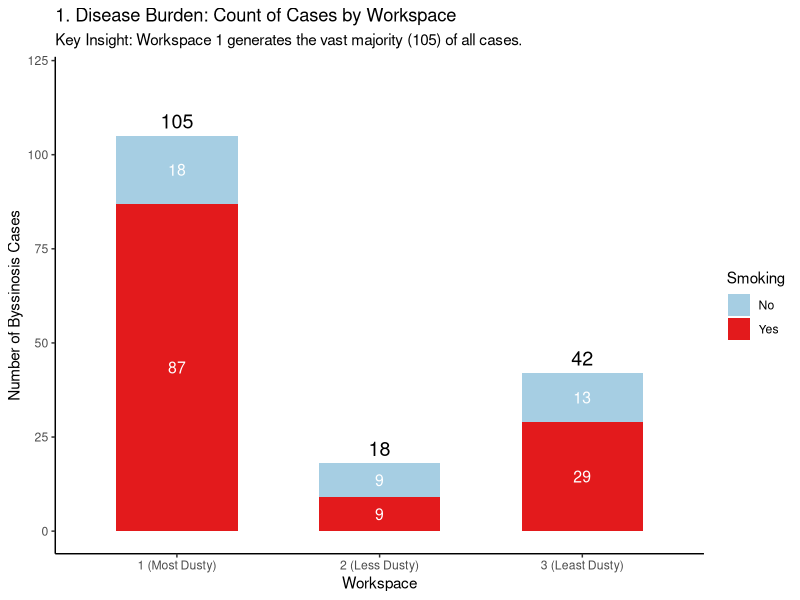
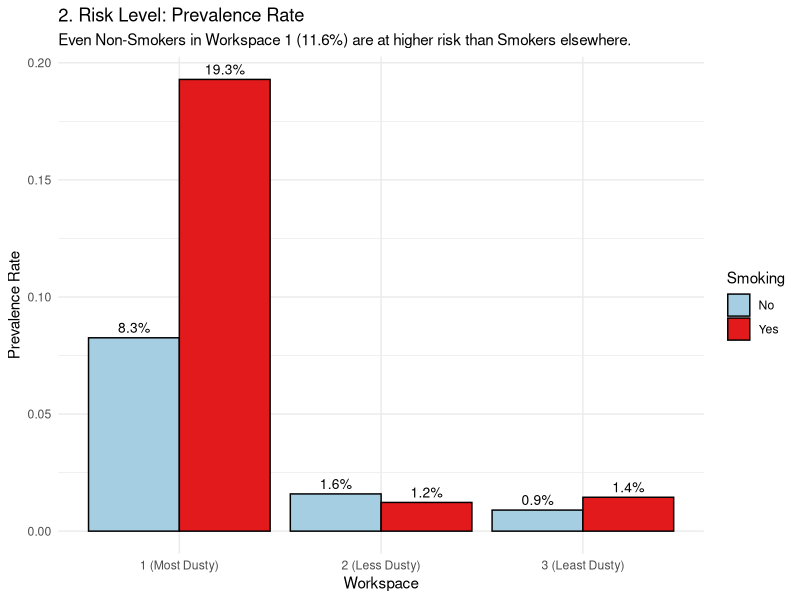
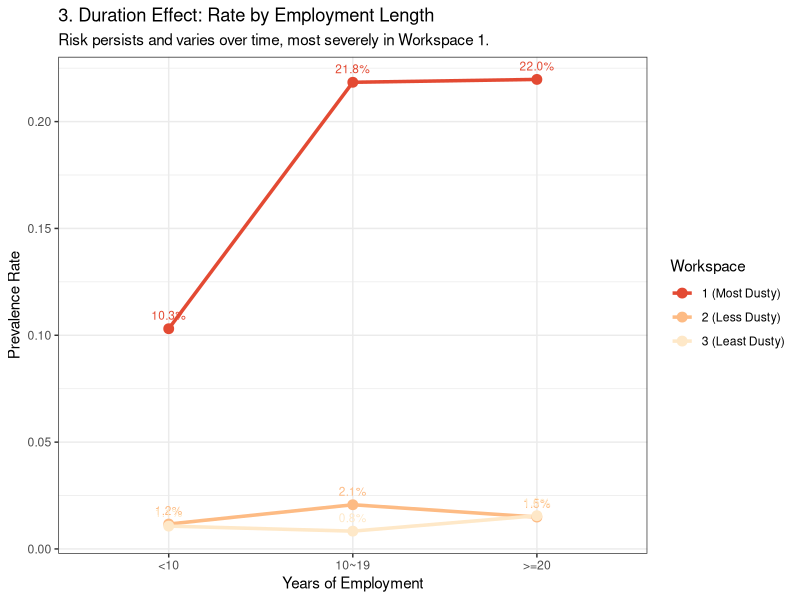
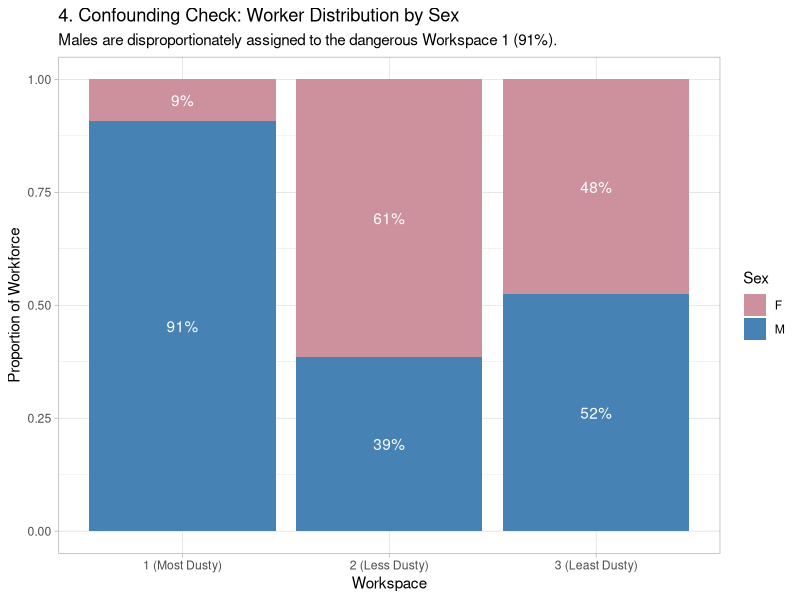

These charts were generated, in order, by the following R code:
# ==============================================================================
# 1. 数据准备
# ==============================================================================
library(ggplot2)
library(dplyr)
library(scales)

data <- read.csv("Byssinosis.csv")

# 预处理
data$Total <- data$Byssinosis + data$Non.Byssinosis
data$Rate <- data$Byssinosis / data$Total

# 设置因子水平
data$Workspace <- factor(data$Workspace, levels = c(1, 2, 3), 
                         labels = c("1 (Most Dusty)", "2 (Less Dusty)", "3 (Least Dusty)"))
data$Employment <- factor(data$Employment, levels = c("<10", "10~19", ">=20"))
data$Smoking <- factor(data$Smoking, levels = c("No", "Yes"))
data$Sex <- factor(data$Sex)

# ==============================================================================
# 2. EDA: 1张频数图 + 3张比率图
# ==============================================================================

# --- Chart 1: [频数] 病例的绝对分布 (The Burden) ---
# 价值：直观展示绝大多数病人来自车间 1。尽管车间 3 人很多，但病人很少。
# 聚合病例数
agg_cases <- data %>%
  group_by(Workspace, Smoking) %>%
  summarise(Cases = sum(Byssinosis), .groups = 'drop')

p1 <- ggplot(agg_cases, aes(x = Workspace, y = Cases, fill = Smoking)) +
  geom_bar(stat = "identity", position = "stack", width = 0.6) +
  # 在堆叠柱状图中间添加具体的病例数
  geom_text(aes(label = Cases), position = position_stack(vjust = 0.5), color = "white", size = 4) +
  # 在柱子顶端添加每组的总数
  stat_summary(fun = sum, aes(label = ..y.., group = Workspace), geom = "text", vjust = -0.5, size = 5) +
  scale_fill_manual(values = c("No" = "#a6cee3", "Yes" = "#e31a1c")) +
  labs(title = "1. Disease Burden: Count of Cases by Workspace",
       subtitle = "Key Insight: Workspace 1 generates the vast majority (105) of all cases.",
       y = "Number of Byssinosis Cases", x = "Workspace") +
  theme_classic() +
  ylim(0, 120) # 稍微增加y轴空间给标签

# --- Chart 2: [比率] 风险等级 (The Risk) ---
# 价值：消除样本量影响，展示真实的危险程度。
agg_risk <- data %>%
  group_by(Workspace, Smoking) %>%
  summarise(Byssinosis = sum(Byssinosis), Total = sum(Total), .groups = 'drop') %>%
  mutate(Rate = Byssinosis / Total)

p2 <- ggplot(agg_risk, aes(x = Workspace, y = Rate, fill = Smoking)) +
  geom_bar(stat = "identity", position = position_dodge(), color = "black") +
  geom_text(aes(label = percent(Rate, accuracy = 0.1)), 
            position = position_dodge(width = 0.9), vjust = -0.5, size = 3.5) +
  scale_fill_manual(values = c("No" = "#a6cee3", "Yes" = "#e31a1c")) +
  labs(title = "2. Risk Level: Prevalence Rate",
       subtitle = "Even Non-Smokers in Workspace 1 (11.6%) are at higher risk than Smokers elsewhere.",
       y = "Prevalence Rate", x = "Workspace") +
  theme_minimal()

# --- Chart 3: [比率] 工龄趋势 (Duration) ---
# 价值：展示在脏环境下，时间如何放大风险。
agg_emp <- data %>%
  group_by(Employment, Workspace) %>%
  summarise(Byssinosis = sum(Byssinosis), Total = sum(Total), .groups = 'drop') %>%
  mutate(Rate = Byssinosis / Total)

p3 <- ggplot(agg_emp, aes(x = Employment, y = Rate, group = Workspace, color = Workspace)) +
  geom_line(linewidth = 1.2) +
  geom_point(size = 3) +
  geom_text(aes(label = percent(Rate, accuracy = 0.1)), vjust = -1, size = 3, show.legend = FALSE) +
  scale_color_brewer(palette = "OrRd", direction = -1) +
  labs(title = "3. Duration Effect: Rate by Employment Length",
       subtitle = "Risk persists and varies over time, most severely in Workspace 1.",
       y = "Prevalence Rate", x = "Years of Employment") +
  theme_bw()

# --- Chart 4: [频数比例] 性别分布 (Confounding Check) ---
# 价值：揭示潜在的性别分配不均，解释为何男性看起来更易感。
agg_sex <- data %>%
  group_by(Workspace, Sex) %>%
  summarise(Total = sum(Total), .groups = 'drop') %>%
  group_by(Workspace) %>%
  mutate(Prop = Total / sum(Total))

p4 <- ggplot(agg_sex, aes(x = Workspace, y = Prop, fill = Sex)) +
  geom_bar(stat = "identity") +
  geom_text(aes(label = percent(Prop, accuracy = 1)), 
            position = position_stack(vjust = 0.5), color = "white") +
  scale_fill_manual(values = c("F" = "pink3", "M" = "steelblue")) +
  labs(title = "4. Confounding Check: Worker Distribution by Sex",
       subtitle = "Males are disproportionately assigned to the dangerous Workspace 1 (91%).",
       y = "Proportion of Workforce", x = "Workspace") +
  theme_light()

# 打印图表
print(p1)
print(p2)
print(p3)
print(p4)

# ==============================================================================
# 3. 统计建模 (BIC)
# ==============================================================================

# 模型部分保持不变，使用 BIC 选择最佳模型
y <- cbind(data$Byssinosis, data$Non.Byssinosis)
full_model <- glm(y ~ Workspace * (Employment + Smoking + Sex + Race), 
                  family = binomial(link = "logit"), data = data)
model_bic <- step(full_model, direction = "both", k = log(nrow(data)), trace = 0)

print("---------------- Final Model Summary ----------------")
summary(model_bic)
print("---------------- Odds Ratios ----------------")
# 第一步：先用 cbind 把系数(coef)和置信区间(confint)拼起来，
# 并在这里给系数列起个名字叫 "OR"
# 创建一个数据框或向量，并命名
data.frame(OR = exp(coef(model_bic)))
